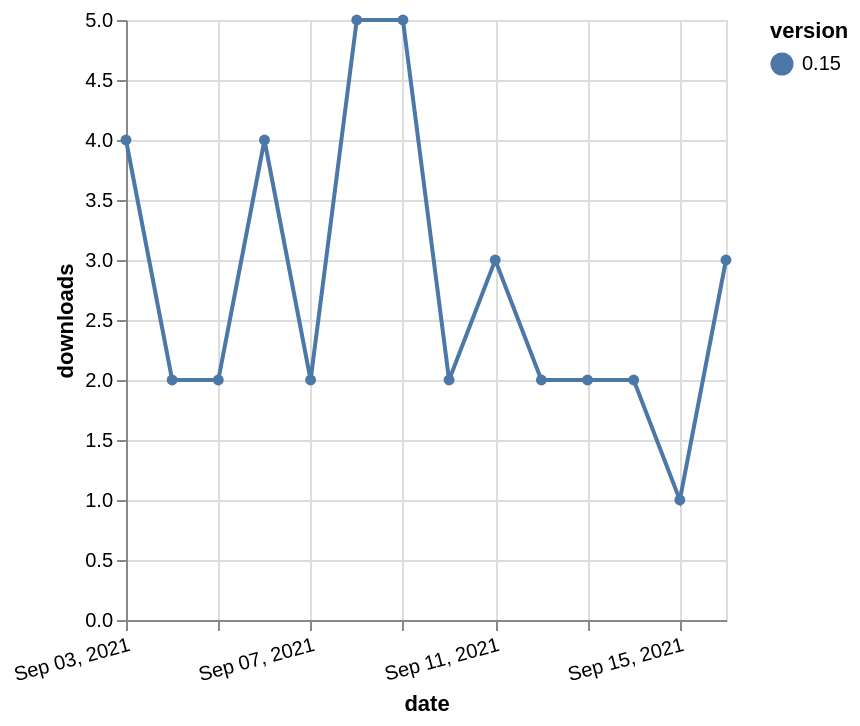

Vega-Lite specification stored for this chart:
### Vega-Lite specification from a JSON file in a GitHub repository (floating-point values rounded to 4 significant figures)
{"$schema": "https://vega.github.io/schema/vega-lite/v5.json", "description": "A simple bar chart with embedded data.", "data": {"values": [{"date": "2021-09-03", "total": 4354, "delta": 4, "version": "0.15"}, {"date": "2021-09-04", "total": 4356, "delta": 2, "version": "0.15"}, {"date": "2021-09-05", "total": 4358, "delta": 2, "version": "0.15"}, {"date": "2021-09-06", "total": 4362, "delta": 4, "version": "0.15"}, {"date": "2021-09-07", "total": 4364, "delta": 2, "version": "0.15"}, {"date": "2021-09-08", "total": 4369, "delta": 5, "version": "0.15"}, {"date": "2021-09-09", "total": 4374, "delta": 5, "version": "0.15"}, {"date": "2021-09-10", "total": 4376, "delta": 2, "version": "0.15"}, {"date": "2021-09-11", "total": 4379, "delta": 3, "version": "0.15"}, {"date": "2021-09-12", "total": 4381, "delta": 2, "version": "0.15"}, {"date": "2021-09-13", "total": 4383, "delta": 2, "version": "0.15"}, {"date": "2021-09-14", "total": 4385, "delta": 2, "version": "0.15"}, {"date": "2021-09-15", "total": 4386, "delta": 1, "version": "0.15"}, {"date": "2021-09-16", "total": 4389, "delta": 3, "version": "0.15"}]}, "width": "container", "mark": {"type": "line", "point": {"filled": true}}, "encoding": {"x": {"field": "date", "type": "temporal", "timeUnit": "yearmonthdate", "title": "date", "axis": {"labelAngle": -15}}, "y": {"field": "delta", "type": "quantitative", "title": "downloads"}, "color": {"field": "version", "type": "nominal"}, "tooltip": {"field": "delta"}}}
